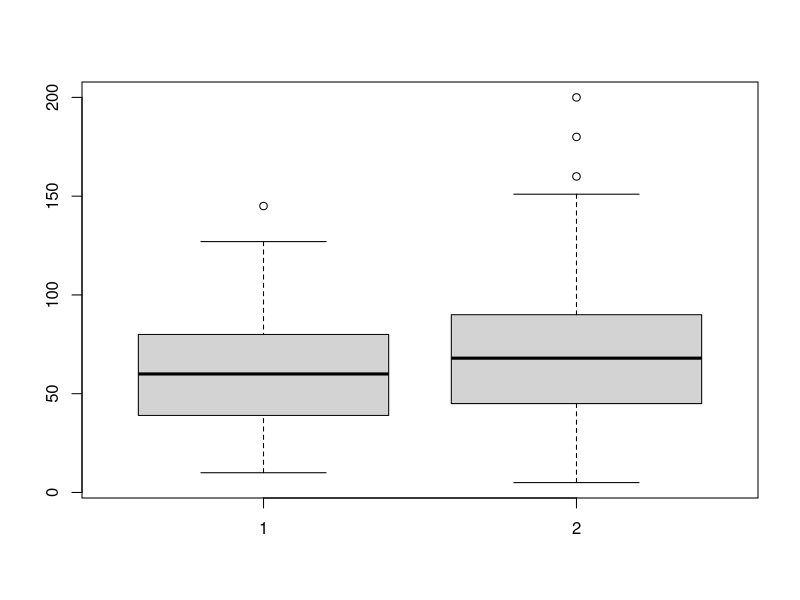
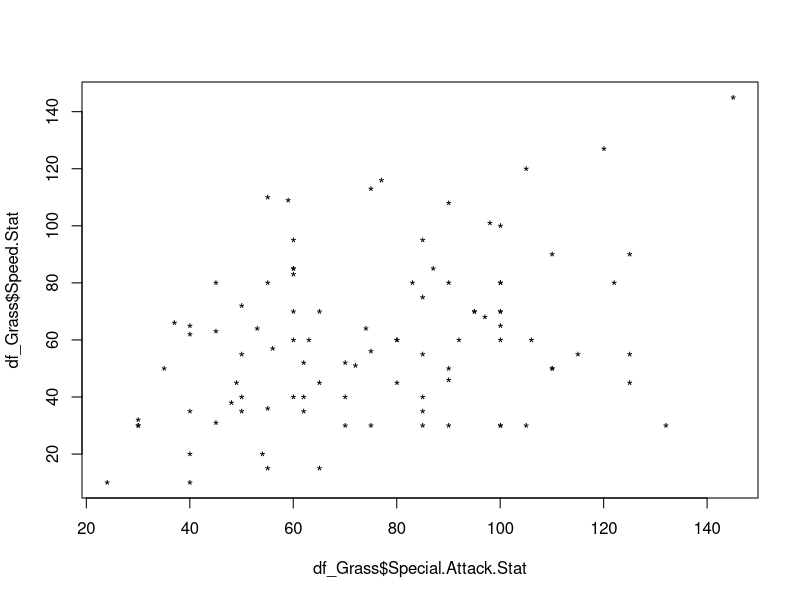

Write the R code that produced these figures, in order.
df <- read.csv('Pokemon.csv')
df$Primary.Type
summary(df$Primary.Type)
table(df$Primary.Type)
df_Grass <-  df[df$Primary.Type == 'Grass',]
df_UnGrass <- df[df$Primary.Type != 'Grass',]
boxplot(df_Grass$Speed.Stat, df_UnGrass$Speed.Stat)

class(df$Primary.Type)

table(df$Primary.Type)
plot(df_Grass$Special.Attack.Stat, df_Grass$Speed.Stat, pch ='*')
length(df$Primary.Type)
length(df[df$Primary.Type == max(df$Primary.Type),])
a = length(df[df$Primary.Type == max(df$Primary.Type),]) / length(df$Primary.Type)
a

max(df$Primary.Type)
min(df$Primary.Type)

sum(df$Primary.Type == max(df$Primary.Type)) /length(df$Primary.Type)

sum(df$Primary.Type == min(df$Primary.Type)) /length(df$Primary.Type)

  